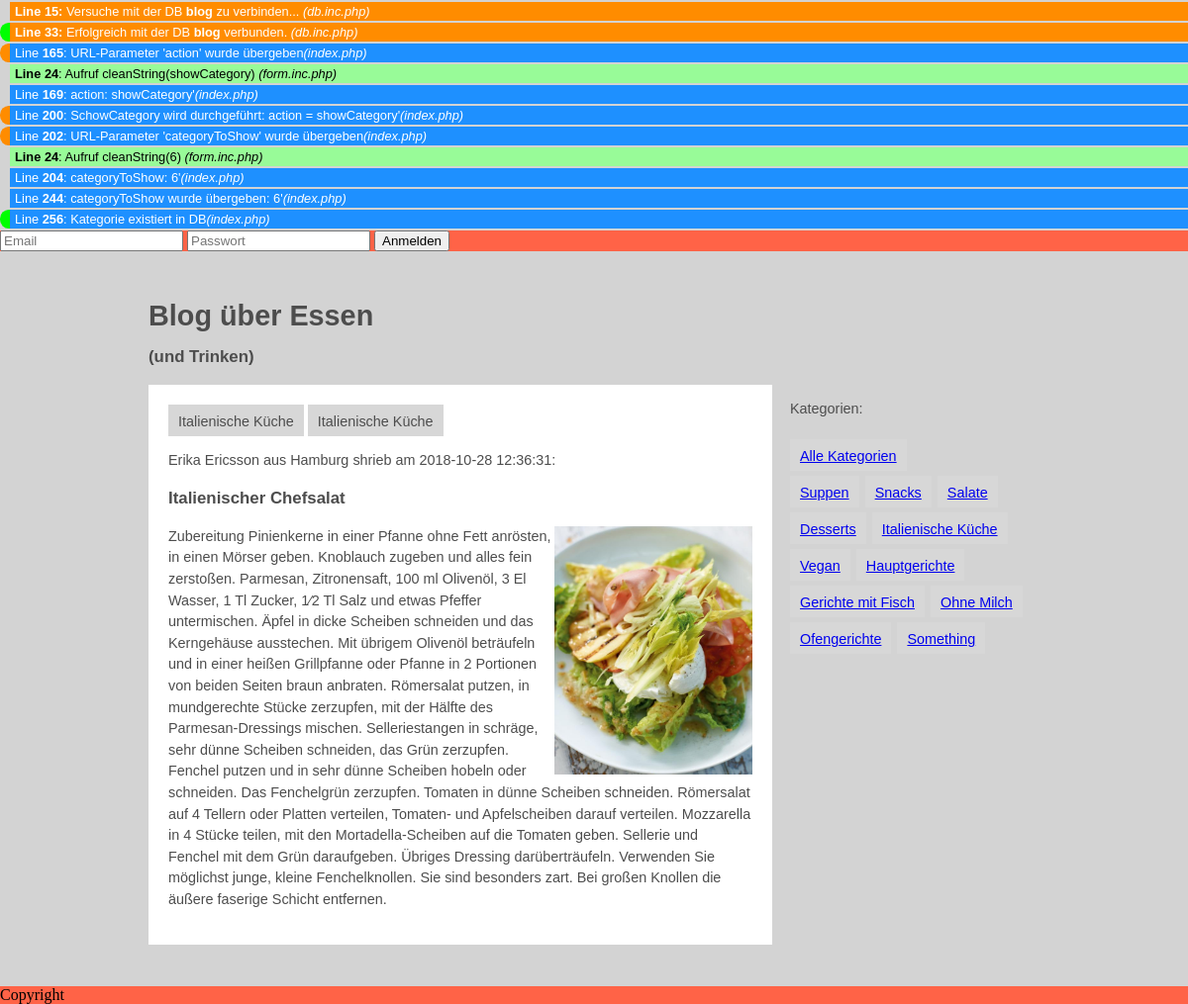
The page /?action=showCategory&categoryToShow=6 on the database its author committed.
### tables this page shows
CREATE TABLE `blogs` (
  `blog_id` int(11) NOT NULL,
  `blog_headline` varchar(255) NOT NULL,
  `blog_image` varchar(255) DEFAULT NULL,
  `blog_imageAlignment` varchar(10) NOT NULL,
  `blog_content` text NOT NULL,
  `blog_date` timestamp NOT NULL DEFAULT CURRENT_TIMESTAMP,
  `cat_id` int(11) NOT NULL,
  `usr_id` int(11) NOT NULL
);

CREATE TABLE `categories` (
  `cat_id` int(11) NOT NULL,
  `cat_name` varchar(255) NOT NULL
);

CREATE TABLE `users` (
  `usr_id` int(11) NOT NULL,
  `usr_firstname` varchar(255) NOT NULL,
  `usr_lastname` varchar(255) NOT NULL,
  `usr_email` varchar(255) NOT NULL,
  `usr_city` varchar(255) NOT NULL,
  `usr_password` varchar(255) NOT NULL
);

### index.php (the view, shortened to what this page needs)
<?php
				require_once("include/db.inc.php");
				require_once("include/form.inc.php");
				$categoryToShow = NULL;
				$params = NULL;
				$pdo = dbConnect();
				if(isset($_GET['action'])){
if(DEBUG)			echo "<p class='debug hint'>Line <b>" . __LINE__ . "</b>: URL-Parameter 'action' wurde übergeben<i>(" . basename(__FILE__) . ")</i></p>";
					$action = cleanString($_GET['action']);
if(DEBUG)			echo "<p class='debug'>Line <b>" . __LINE__ . "</b>: action: $action'<i>(" . basename(__FILE__) . ")</i></p>";
					if($action == "showCategory"){
if(DEBUG)				echo "<p class='debug hint'>Line <b>" . __LINE__ . "</b>: SchowCategory wird durchgeführt: action = $action'<i>(" . basename(__FILE__) . ")</i></p>";
						if(isset($_GET['categoryToShow'])){
if(DEBUG)					echo "<p class='debug hint'>Line <b>" . __LINE__ . "</b>: URL-Parameter 'categoryToShow' wurde übergeben<i>(" . basename(__FILE__) . ")</i></p>";
							$categoryToShow = cleanString($_GET['categoryToShow']);
if(DEBUG)					echo "<p class='debug'>Line <b>" . __LINE__ . "</b>: categoryToShow: $categoryToShow'<i>(" . basename(__FILE__) . ")</i></p>";
						}
					}
				}
				$statement = $pdo->prepare("SELECT cat_name, cat_id FROM categories");
				$statement->execute() OR DIE( "<p class='debug'>Line <b>" . __LINE__ . "</b>: " . $statement->errorInfo()[2] . " <i>(" . basename(__FILE__) . ")</i></p>" );
				while($row = $statement->fetch(PDO::FETCH_ASSOC)){
					$categoriesArray[$row['cat_id']] = $row['cat_name'];
				}
				$sql = "SELECT * FROM blogs
											INNER JOIN users USING(usr_id)
											INNER JOIN categories USING(cat_id)
											";
				if($categoryToShow){
if(DEBUG)			echo "<p class='debug'>Line <b>" . __LINE__ . "</b>: categoryToShow wurde übergeben: $categoryToShow'<i>(" . basename(__FILE__) . ")</i></p>";
					$statement = $pdo->prepare("SELECT * FROM categories WHERE cat_id = :ph_cat_id");
					$statement->execute( array("ph_cat_id" => $categoryToShow)
										) OR DIE( "<p class='debug'>Line <b>" . __LINE__ . "</b>: " . $statement->errorInfo()[2] . " <i>(" . basename(__FILE__) . ")</i></p>" );
					$categoryExists = $statement->fetchColumn();
					if(!$categoryExists){
if(DEBUG)				echo "<p class='debug err'>Line <b>" . __LINE__ . "</b>: Kategorie existiert in DB nicht <i>(" . basename(__FILE__) . ")</i></p>";
					} else {
if(DEBUG)				echo "<p class='debug ok'>Line <b>" . __LINE__ . "</b>: Kategorie existiert in DB<i>(" . basename(__FILE__) . ")</i></p>";
						$sql .= " WHERE cat_id = :ph_cat_id";
						$params = array("ph_cat_id" => $categoryToShow);
					}
				}
				$statement = $pdo->prepare($sql);
				$statement->execute($params) OR DIE( "<p class='debug'>Line <b>" . __LINE__ . "</b>: " . $statement->errorInfo()[2] . " <i>(" . basename(__FILE__) . ")</i></p>" );
				$entriesArray = $statement->fetchAll(PDO::FETCH_ASSOC);
?>
<!doctype html>
<html>
	<head>
		<link rel="stylesheet" type="text/css" href="css/main.css">
		<link rel="stylesheet" type="text/css" href="css/debug.css">
	</head>
	<body>
		<header>
			<?php if(!isset($_SESSION['usr_id'])):?>
				<form action="<?=$_SERVER['SCRIPT_NAME']?>" method="POST">
					<input type="text" name="email" placeholder="Email">
					<input type="password" name="password" placeholder="Passwort">
					<input type="submit" value="Anmelden">
				</form>
			<?php endif ?>
		</header>
		<div class="wrapper">
			<h1>Blog über Essen</h1>
			<h3>(und Trinken)</h3>
			<main class="">
				<?php foreach ($entriesArray AS $entry): ?>
					<article>
						<div>
							<ul class="category-list">
								<li><?=$entry['cat_name']?></li>
								<li><?=$entry['cat_name']?></li>
							</ul>
						</div>
						<p><?=$entry['usr_firstname']?> <?=$entry['usr_lastname']?> aus <?=$entry['usr_city']?> shrieb am <?=$entry['blog_date']?>:</p>
						<h3><?=$entry['blog_headline']?></h3>
						<?php if($entry['blog_image']): ?>
							<img src="<?=$entry['blog_image']?>" class="<?=$entry['blog_imageAlignment']?>" />
						<?php endif ?>
						<p><?=$entry['blog_content']?></p>
					</article>
					<br>
				<?php endforeach ?>
			</main>
			<aside>
				<p class="categories-header">Kategorien:</p>
				<ul>
					<li><a href="<?=$_SERVER['SCRIPT_NAME']?>">Alle Kategorien</a></li><br>
					<?php foreach ($categoriesArray AS $key=>$value): ?>
						<li><a href="?action=showCategory&categoryToShow=<?=$key?>"><?=$value?></a></li>
					<?php endforeach ?>
				</ul>
			</aside>
		</div>
		<footer>
			Copyright
		</footer>
</body>
</html>

### css/main.css (style rules this page uses)
body { margin: 0; background-image: url('images/toa-heftiba-513812-unsplash.jpg'); height: 500px; width: 100%; background-position: center; background-repeat: no-repeat; background-size: cover; position: relative; background-attachment: fixed; background-color: lightgrey; }
.wrapper { font-family: helvetica; color: #4d4d4d; font-size: .9em; line-height:1.5em; max-width: 900px; margin: 0 auto; padding: 20px; }
header, footer { background: tomato; width: 100%; margin: 0; padding: 0; }
ul { margin: 0; padding: 0; }
aside { float: right; width: 28%; }
aside ul li { display: inline-block; vertical-align: middle; background-color: #d7d7d7; line-height: 20px; margin: 5px 2px 0 0; max-width: 555px; padding: 7px 10px 5px 10px; word-wrap: break-word; }
main { float:left; width: 70%; }
article { background-color: white; padding: 20px; }
.category-list { margin: 0; padding: 0; }
.category-list li { display: inline-block; vertical-align: middle; background-color: #d7d7d7; line-height: 20px; margin: 0; max-width: 555px; padding: 7px 10px 5px 10px; word-wrap: break-word; }
img { width: 200px; }
img.right { float: right; }

### css/debug.css (style rules this page uses)
.debug,.debugCleanString,.debugCheckInputString,.debugCheckEmail,.debugImageUpload,.debugDb,.debugClass { background-color: dodgerblue; padding: 2px 5px; margin-bottom: 2px; margin-top: 2px; font-family: arial; font-size: 0.8em; color: white; margin-left: 10px; }
.ok { border-left: 10px solid lime; border-radius: 0.7em 0 0 0.7em; margin-left: 0px; }
.hint { border-left: 10px solid darkorange; border-radius: 0.7em 0 0 0.7em; margin-left: 0px; }

### rows shown on the page
blogs: cat.cat_name "Italienische Küche", usr.usr_firstname "Erika", usr.usr_lastname "Ericsson", usr.usr_city "Hamburg", blog_date "2018-10-28 12:36:31", blog_headline "Italienischer Chefsalat", blog_image (picture), blog_content "Zubereitung Pinienkerne in einer Pfanne ohne Fett anrösten, in einen Mörser geben. Knoblauch zugeben und alles fein zerstoßen. Parmesan, Zitronensaft, 100 ml Olivenöl, 3 El Wasser, 1 Tl Zucker, 1⁄2 Tl Salz und etwas Pfeffer untermischen. Äpfel in dicke Scheiben schneiden und das Kerngehäuse ausstechen. Mit übrigem Olivenöl beträufeln und in einer heißen Grillpfanne oder Pfanne in 2 Portionen von beiden Seiten braun anbraten. Römersalat putzen, in mundgerechte Stücke zerzupfen, mit der Hälfte des Parmesan-Dressings mischen. Selleriestangen in schräge, sehr dünne Scheiben schneiden, das Grün zerzupfen. Fenchel putzen und in sehr dünne Scheiben hobeln oder schneiden. Das Fenchelgrün zerzupfen.…"

### other values the page prints
__LINE__ "15"
$dbname "blog"
basename(__FILE__) "db.inc.php"
__LINE__ "33"
__LINE__ "165"
basename(__FILE__) "index.php"
__LINE__ "24 24"
__FUNCTION__ "cleanString cleanString"
$inputString "showCategory 6"
basename(__FILE__) "form.inc.php form.inc.php"
__LINE__ "169"
$action "showCategory"
__LINE__ "200"
__LINE__ "202"
__LINE__ "204"
